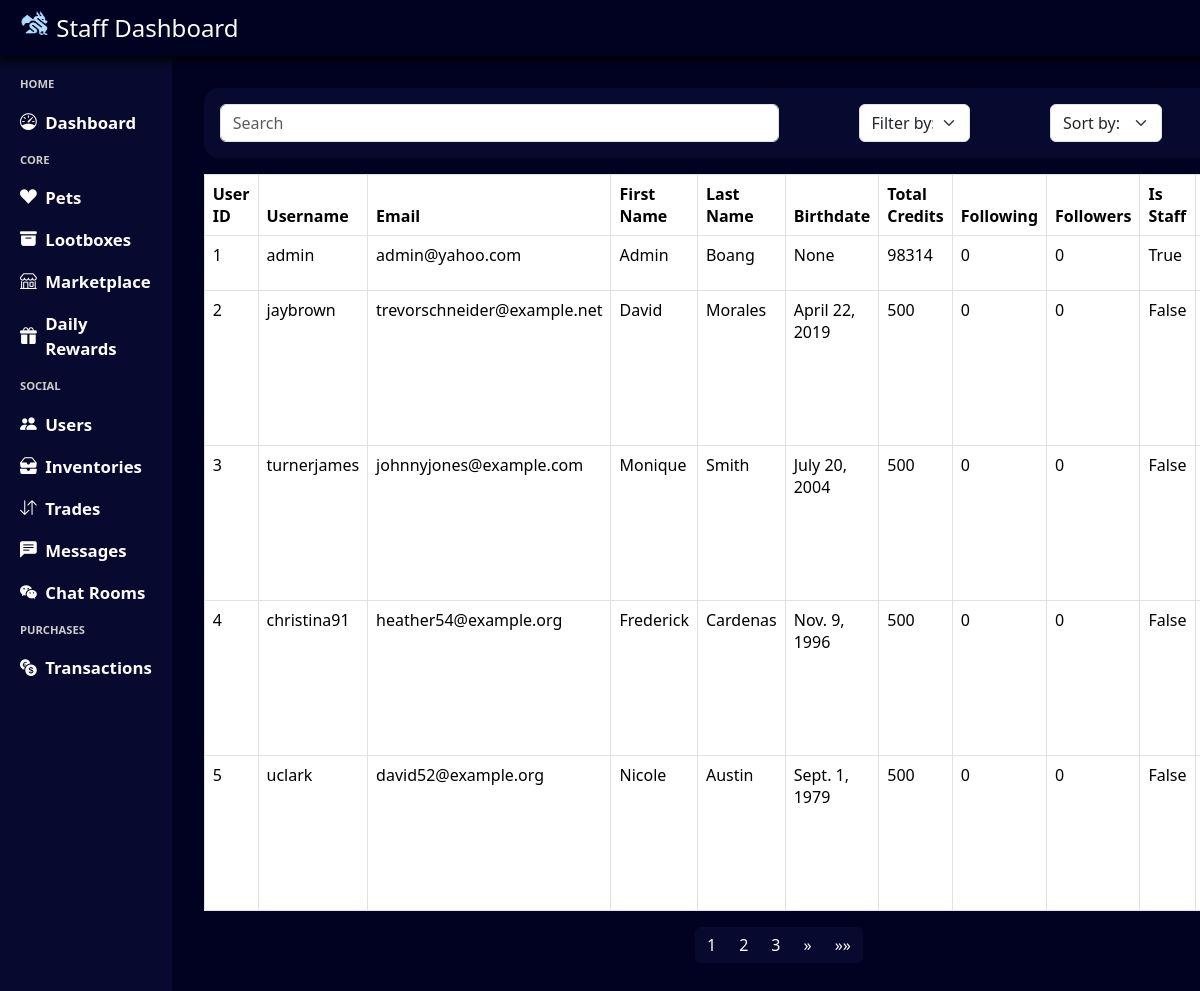
The page /staff/users/ (signed in) on the database its author committed.
### login_register/models.py (models this page shows, shortened)
class Profile(models.Model):
    AVATAR_CHOICES = [
        ('avatar1.png', 'Avatar 1'),
        ('avatar2.png', 'Avatar 2'),
        ('avatar3.png', 'Avatar 3'),
        ('avatar4.png', 'Avatar 4'),
    ]
    user = models.OneToOneField(User, on_delete=models.CASCADE)
    first_name = models.CharField(max_length=50)
    last_name = models.CharField(max_length=50)
    birthdate = models.DateField(null=True, blank=True)
    total_credits = models.IntegerField(default=500)
    avatar = models.CharField(max_length=50, default=get_random_avatar, blank=True, null=True)
    uploaded_avatar = models.ImageField(upload_to=upload_to, blank=True, null=True)
    following = models.PositiveIntegerField(default=0)
    followers = models.PositiveIntegerField(default=0)
    showcased_pets = models.ManyToManyField(Inventory, blank=True, related_name="showcased_by")

### admin_system/views.py (the view, shortened to what this page needs)
# urls.py: path('users/', views.query_users, name='staff_users'),
@login_required(login_url='admin_login')
@user_passes_test(login_url='admin_login', test_func=is_staff)
def query_users(request):
    query = request.GET.get('search', '')
    filter_by = request.GET.get('filter', 'user_id')
    sort_by = request.GET.get('sort', 'ascending')
    profiles = Profile.objects.all()
    if sort_by == 'ascending':
        profiles = profiles.order_by(f'user__{filter_by}' if filter_by in ['username', 'email'] else filter_by)
    elif sort_by == 'descending':
        profiles = profiles.order_by(f'-user__{filter_by}' if filter_by in ['username', 'email'] else f'-{filter_by}')
    paginator = Paginator(profiles, 5)  # Show 10 transactions per page
    page_number = request.GET.get('page')
    page_obj = paginator.get_page(page_number)
    return render(request, 'staff_users.html', {'page_obj': page_obj, 'profiles':profiles})

### admin_system/views.py (called while the page is built)
def is_staff(user):
    return user.is_staff

### base_template/context_processor.py (called while the page is built)
def profile_context(request):
    if request.user.is_authenticated:
        try:
            profile = Profile.objects.get(user = request.user)
            return {'navbar_profile': profile}
        except Profile.DoesNotExist:
            return {'navbar_profile': None}
    return {'navbar_profile': None}

### notification/context_processor.py (called while the page is built)
def notification_context(request):
    if request.user.is_authenticated:
        notifications = Notification.objects.filter(user=request.user, notif_status=Notification.Status.unread).count()
        return {'notifications': notifications}
    return {'notifications': 0}

### admin_system/templates/staff_users.html (shortened to what this page needs)
{% extends "staff_template.html" %}
{% load static %}
{% block css %}
    <link rel="stylesheet" href="{% static 'staff_users.css' %}"/>
{% endblock %}
{% block content %}
<div class="staff-users-container">
    <form class="staff-users-header" method="get" action="{% url 'staff_users' %}">
        <div id="search-container">
            <input type="text" name="search" class="form-control staff-users-header-search" placeholder="Search" aria-label="Search" aria-describedby="basic-addon1">
        </div>
        <select name="filter" class="form-select staff-users-header-filter" aria-label="Filter">
            <option value="user_id" selected>Filter by: User ID</option>
        </select>
        <select name="sort" class="form-select staff-users-header-sort" aria-label="Sort">
            <option value="" selected disabled>Sort by:</option>
        </select>
    </form>
    <table class="table table-bordered">
        <thead>
            <tr>
                <th>User ID</th>
                <th>Username</th>
                <th>Email</th>
                <th>First Name</th>
                <th>Last Name</th>
                <th>Birthdate</th>
                <th>Total Credits</th>
                <th>Following</th>
                <th>Followers</th>
                <th>Is Staff</th>
                <th>Is Active</th>
            </tr>
        </thead>
        <tbody>
            {% for profile in page_obj %}
            <tr>
                <td>{{ profile.user.id }}</td>
                <td>{{ profile.user.username }}</td>
                <td>{{ profile.user.email }}</td>
                <td>{{ profile.first_name }}</td>
                <td>{{ profile.last_name }}</td>
                <td>{{ profile.birthdate }}</td>
                <td>{{ profile.total_credits }}</td>
                <td>{{ profile.following }}</td>
                <td>{{ profile.followers }}</td>
                <td>{{ profile.user.is_staff }}</td>
                <td>{{ profile.user.is_active }}</td>
            </tr>
            {% endfor %}
        </tbody>
    </table>
    <nav aria-label="Page navigation">
        <ul class="pagination">
            {% for num in page_obj.paginator.page_range %}
                {% if page_obj.number == num %}
                    <li class="page-item active"><a class="page-link" href="#">{{ num }}</a></li>
                {% elif num > page_obj.number|add:'-3' and num < page_obj.number|add:'3' %}
                    <li class="page-item"><a class="page-link" href="?page={{ num }}">{{ num }}</a></li>
                {% endif %}
            {% endfor %}
            {% if page_obj.has_next %}
            <li class="page-item">
                <a class="page-link" href="?page={{ page_obj.next_page_number }}" aria-label="Next">
                    <span aria-hidden="true">&raquo;</span>
                </a>
            </li>
            <li class="page-item">
                <a class="page-link" href="?page={{ page_obj.paginator.num_pages }}" aria-label="Last">
                    <span aria-hidden="true">&raquo;&raquo;</span>
                </a>
            </li>
            {% endif %}
        </ul>
    </nav>
</div>
{% endblock %}

### base_template/static/staff_template.css (style rules this page uses)
* { box-sizing: border-box; color: #fdfdfd; }
html, body { height: 100%; margin: 0; overflow: hidden; }
a { color: #fdfdfd !important; text-decoration: none !important; }
select option { color: #1a1a1a !important; }
.pagination > .page-item > .page-link { background-color: #07092E; color: #fdfdfd; border: none; }

### base_template/static/staff_users.css (style rules this page uses)
.staff-users-container { width: 100%; height: 100%; display: flex; flex-direction: column; align-items: center; padding: 2em; overflow-y: auto; }
.staff-users-header { display: flex; justify-content: space-between; align-items: center; width: 100%; padding: 1em; background-color: #07092E; border-radius: 15px; }
#search-container { width: 50%; }
.staff-users-header-filter { width: 10%; }
.staff-users-header-sort { width:10%; }
li { color: #1a1a1a; }
li::marker { color: #1a1a1a; }

### rows shown on the page
Profile: user.id "1", user.username "admin", user.email "admin@yahoo.com", first_name "Admin", last_name "Boang", birthdate "None", total_credits "98314", following "0", followers "0", user.is_staff "True"
Profile: user.id "2", user.username "jaybrown", user.email "trevorschneider@example.net", first_name "David", last_name "Morales", birthdate "April 22, 2019", total_credits "500", following "0", followers "0", user.is_staff "False"
Profile: user.id "3", user.username "turnerjames", user.email "johnnyjones@example.com", first_name "Monique", last_name "Smith", birthdate "July 20, 2004", total_credits "500", following "0", followers "0", user.is_staff "False"
Profile: user.id "4", user.username "christina91", user.email "heather54@example.org", first_name "Frederick", last_name "Cardenas", birthdate "Nov. 9, 1996", total_credits "500", following "0", followers "0", user.is_staff "False"
Profile: user.id "5", user.username "uclark", user.email "david52@example.org", first_name "Nicole", last_name "Austin", birthdate "Sept. 1, 1979", total_credits "500", following "0", followers "0", user.is_staff "False"

### other values the page prints
{{ num }} "1"
{{ num }} "2" "3"
